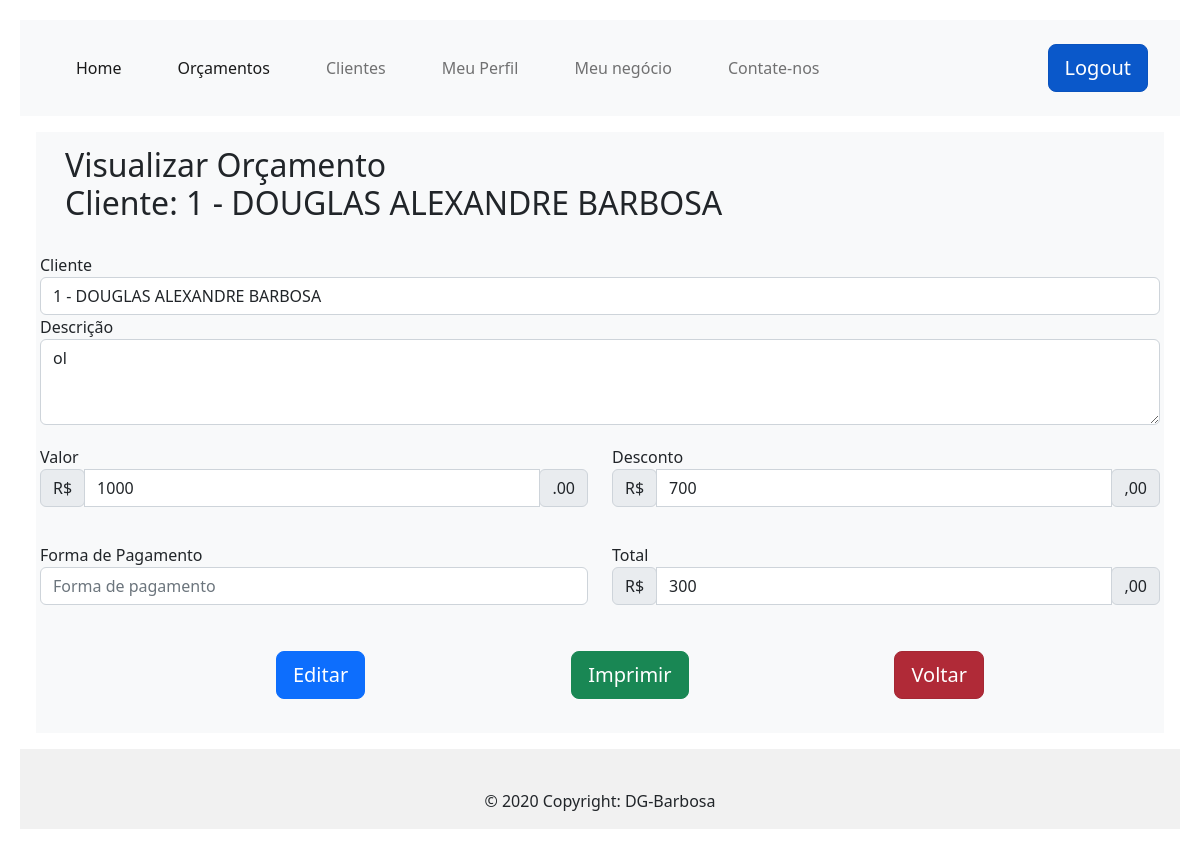
Screenshot of /view_orcaments/2 (signed in) with the database file from the repository.
### app/models/tables.py (models this page shows, shortened)
class Orcaments(db.Model):
    _tablename__ = "orcaments"
    id = db.Column(db.Integer, primary_key=True)
    client = db.Column(db.String)
    pedido = db.Column(db.String)
    valor = db.Column(db.Integer)
    desconto = db.Column(db.Integer)
    forma_pagto = db.Column(db.String)
    valor_total = db.Column(db.Integer)

### app/controllers/default.py (the view)
@app.route('/view_orcaments/<int:id>', methods=['GET'])
def view_orcaments(id):
    orcament = Orcaments.query.filter_by(id=id).first_or_404()
    return render_template('viewOrcaments.html', orcament=orcament)

### app/controllers/default.py (called while the page is built)
@lm.user_loader
def load_user(id):
    return User.query.filter_by(id=id).first()

### app/models/tables.py (called while the page is built)
    @property
    def is_authenticated(self):
        return True

### app/templates/viewOrcaments.html (shortened to what this page needs)
{% extends 'base.html' %}
{% block conteudo %}
<div class="position-relative overflow-hidden p-3 p-md-1 m-md-3 bg-light">
    <h2 style="margin-left: 15px;padding: 10px">Visualizar Orçamento <br> Cliente: {{ orcament.client }}</h2>
    <form action="/folha_orcamentos" method="GET">
        <div class="row">
            <div class="col">
                <label for="">Cliente</label>
                <input type="text" id="nome" name="nome" class="form-control" placeholder="Nome"
                    value="{{ orcament.client }}">
            </div>
        </div>
        <div class="row">
            <div class="col" class="form-control">
                <label for=""> Descrição</label>
                <textarea class="form-control" placeholder="Descreva o serviço" id="pedido" name="pedido" rows="3"
                    value="">{{ orcament.pedido }}</textarea>
            </div>
        </div>
        <div class="row" style="margin-top: 20px;">
            <div class="col">
                <label for="">Valor</label>
                <div class="input-group mb-3">
                    <div class="input-group-prepend">
                        <span class="input-group-text">R$</span>
                    </div>
                    <input class="form-control" type="Text" size="12" value="{{orcament.valor}}" name="valor" oninput="myFunction()" id="valor"
                        placeholder="Valor">
                    <div class="input-group-append">
                        <span class="input-group-text">.00</span>
                    </div>
                </div>
            </div>
            <div class="col ">
                <label for="">Desconto</label>
                <div class="input-group mb-3">
                    <div class="input-group-prepend">
                        <span class="input-group-text">R$</span>
                    </div>
                    <input class="form-control" type="Text" size="12" value="{{ orcament.desconto }}" name="desconto" oninput="myFunction()" id="desconto"
                        placeholder="Desconto">
                    <div class="input-group-append">
                        <span class="input-group-text">,00</span>
                    </div>
                </div>
            </div>
        </div>
        <div class="row" style="margin-top: 20px;">
            <div class="col">
                <label for=""> Forma de Pagamento</label>
                <input class="form-control" list="pagtos" name="pagto" id="pagto" placeholder="Forma de pagamento">
            </div>
            <div class="col">
                <div class="col">
                    <label for="">Total</label>
                    <div class="input-group mb-3">
                        <div class="input-group-prepend">
                            <span class="input-group-text">R$</span>
                        </div>
                        <input class="form-control" type="Text" size="12" value="{{ orcament.valor_total }}"
                            name="total" id="total" placeholder="Total">
                        <div class="input-group-append">
                            <span class="input-group-text">,00</span>
                        </div>
                    </div>
                </div>
            </div>
            <div class="buttons" style="display: flex; justify-content: space-evenly; margin: 30px;">
                <a href="/edit_orcament/{{ orcament.id }}">
                    <input type="button" class="btn btn-primary btn-lg" value="Editar">
                </a>
                <button type="button" onclick="window.print()" class="btn btn-success btn-lg">Imprimir</button>
                <input type="reset" class="btn btn-danger btn-lg active" name="voltar" onclick="history.back()"
                    value="Voltar">
            </div>
    </form>
</div>
{% endblock %}

### app/static/css/style.css (style rules this page uses)
body { padding: 20px; background-color: black; }
a:link { text-decoration: none; }

### rows the page displays
Orcaments: client "1 - DOUGLAS ALEXANDRE BARBOSA", nome "1 - DOUGLAS ALEXANDRE BARBOSA", pedido "ol", valor "1000", desconto "700", total "300"
